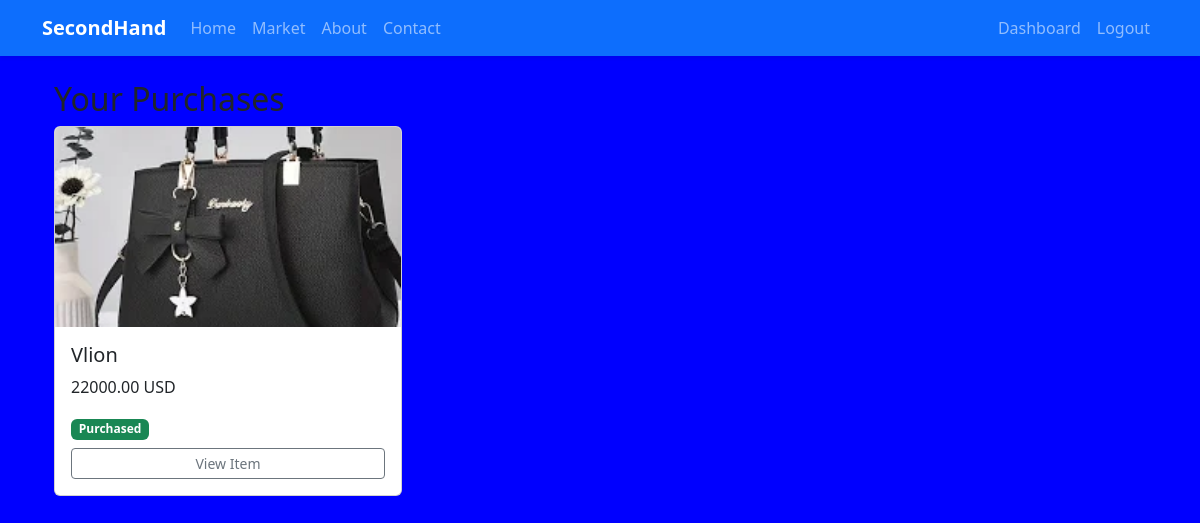
The app's page /marketstore/purchases/ (signed in) with its own data.
### marketstore/models.py (models this page shows, shortened)
class Item(models.Model):
    CONDITION_CHOICES = [
        ('new', 'New'),
        ('like_new', 'Like New'),
        ('good', 'Good'),
        ('fair', 'Fair'),
        ('poor', 'Poor'),
    ]
    STATUS_CHOICES = [
        ('available', 'Available'),
        ('pending', 'Sale Pending'),
        ('sold', 'Sold'),
    ]
    title = models.CharField(max_length=200)
    description = models.TextField()
    price = models.DecimalField(max_digits=10, decimal_places=2)
    negotiable = models.BooleanField(default=False)
    category = models.ForeignKey(Category, on_delete=models.CASCADE, related_name='items')
    condition = models.CharField(max_length=10, choices=CONDITION_CHOICES)
    seller = models.ForeignKey(User, on_delete=models.CASCADE, related_name='selling_items')
    location = models.CharField(max_length=200)
    date_posted = models.DateTimeField(auto_now_add=True)
    status = models.CharField(max_length=10, choices=STATUS_CHOICES, default='available')
    views_count = models.IntegerField(default=0)
    is_sold = models.BooleanField(default=False)

class ItemImage(models.Model):
    item = models.ForeignKey(Item, on_delete=models.CASCADE, related_name='images')
    image = models.ImageField(upload_to='item_images/', blank=True, null=True)
    is_primary = models.BooleanField(default=False)

### marketstore/views.py (the view)
# urls.py: path("purchases/", views.buyer_purchases_view, name="buyer_purchases"),
@login_required(login_url='login')
def buyer_purchases_view(request):
    purchased_items = Item.objects.filter(status="sold", is_sold=True, messages__sender=request.user).distinct()
    return render(request, "buyer_purchases.html", {"items": purchased_items})

### marketstore/templates/buyer_purchases.html
{% extends "base.html" %}
{% block content %}
<div class="container mt-4">
    <h2>Your Purchases</h2>
    <div class="row">
        {% for item in items %}
        <div class="col-md-4">
            <div class="card mb-4">
                {% if item.images.first %}
                <img src="{{ item.images.first.image.url }}" class="card-img-top" style="height:200px; object-fit:cover;">
                {% endif %}
                <div class="card-body">
                    <h5 class="card-title">{{ item.title }}</h5>
                    <p class="card-text">{{ item.price }} USD</p>
                    <span class="badge bg-success">Purchased</span>
                    <a href="{% url 'item_detail' item.pk %}" class="btn btn-sm btn-outline-secondary d-block mt-2">View Item</a>
                </div>
            </div>
        </div>
        {% empty %}
        <p>You haven't made any purchases yet.</p>
        {% endfor %}
    </div>
</div>
{% endblock %}

### marketstore/templates/members/style.css (style rules this page uses)
body { background-color: blue; }

### records on screen
Item: images.first.image (picture), title "Vlion", price "22000.00"
